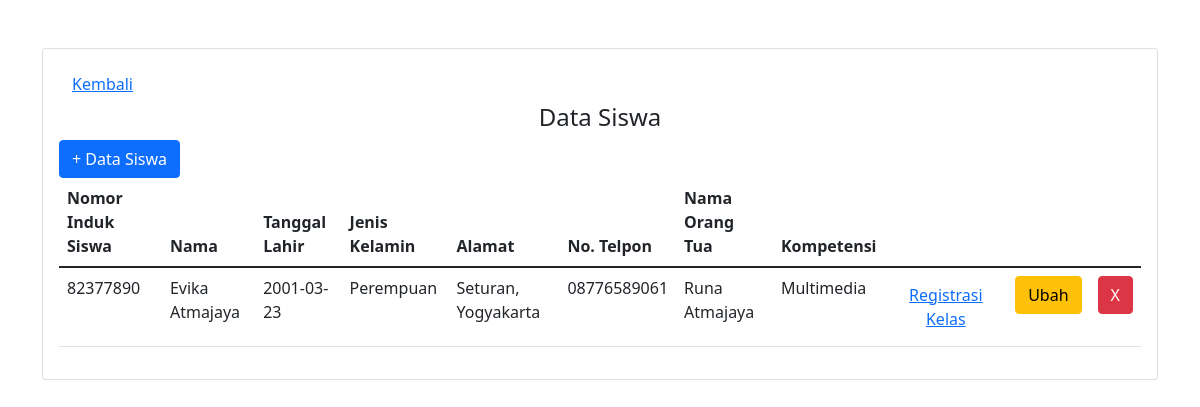
The page /siswa/siswa_list.php on the database its author committed.
### tables this page shows
CREATE TABLE `siswa` (
  `nis` int(10) NOT NULL,
  `namaSiswa` varchar(30) NOT NULL,
  `tanggalLahirSiswa` date NOT NULL,
  `jenisKelaminSiswa` enum('Perempuan','Laki-laki') NOT NULL,
  `alamatSiswa` varchar(50) NOT NULL,
  `noTelpSiswa` varchar(16) NOT NULL,
  `namaOrangTua` varchar(30) NOT NULL,
  `kodeKompetensi` varchar(10) NOT NULL
);

CREATE TABLE `kompetensi` (
  `kodeKompetensi` varchar(5) NOT NULL,
  `namaKompetensi` varchar(20) NOT NULL,
  `kodeJurusan` varchar(5) NOT NULL
);

### siswa/siswa_list.php (the view, shortened to what this page needs)
<?php
include '../conn.php';
$sch = mysqli_query($conn,'SELECT * FROM siswa inner join kompetensi on siswa.kodeKompetensi = kompetensi.kodeKompetensi');
?>
<!DOCTYPE html>
<head>
    <link href="https://cdn.jsdelivr.net/npm/bootstrap@5.1.3/dist/css/bootstrap.min.css" rel="stylesheet">
</head>
<body>
    <div class="container">
        <div class="mx-auto">
            <div class="card card-register my-5 card-body">
                <div>
                    <a class="btn btn-link" href="../index.php">Kembali</a>
                </div>
                <h4 class="text-center"> Data Siswa </h4>
                <div>
                <a class="btn btn-primary" href="siswa.php"> + Data Siswa</a>
                </div>
                <table class="table">
                    <thead>
                        <tr>
                            <th scope="col">Nomor Induk Siswa</th>
                            <th scope="col">Nama </th>
                            <th scope="col">Tanggal Lahir</th>
                            <th scope="col">Jenis Kelamin</th>
                            <th scope="col">Alamat</th>
                            <th scope="col">No. Telpon</th>
                            <th scope="col">Nama Orang Tua</th>
                            <th scope="col">Kompetensi</th>
                        </tr>
                    </thead>
                    <tbody>
                    <?php
                        if(mysqli_num_rows($sch)>0) {
                            while($data=mysqli_fetch_array($sch)){
                                echo ("
                                <tr>
                                <td style: 'text-align : center'>".$data['nis']."</td>
                                <td style: 'text-align : center'>".$data['namaSiswa']."</td>
                                <td style: 'text-align : center'>".$data['tanggalLahirSiswa']."</td>
                                <td style: 'text-align : center'>".$data['jenisKelaminSiswa']."</td>
                                <td style: 'text-align : center'>".$data['alamatSiswa']."</td>
                                <td style: 'text-align : center'>".$data['noTelpSiswa']."</td>
                                <td style: 'text-align : center'>".$data['namaOrangTua']."</td>
                                <td style: 'text-align : center'>".$data['namaKompetensi']."</td>
                                <td><a href='../kesiswaan/regiskelas.php?idsiswa=".$data['nis']."' class='btn btn-link'> Registrasi Kelas </a> </td>
                                <td><a href='update.php?idsiswa=".$data['nis']."' class='btn btn-warning'> Ubah </a> </td>
                                <td><a href='delete.php?idsiswa=".$data['nis']."' class='btn btn-danger'> X </a> </td>
                                ");
                            }} ?>
                    </tbody>
                </table>
            </div>
        </div>
    </div>
</body>
</html>

### rows shown on the page
siswa: nis "82377890", namaSiswa "Evika Atmajaya", tanggalLahirSiswa "2001-03-23", jenisKelaminSiswa "Perempuan", alamatSiswa "Seturan, Yogyakarta", noTelpSiswa "08776589061", namaOrangTua "Runa Atmajaya", kodeKompetensi.namaKompetensi "Multimedia"
